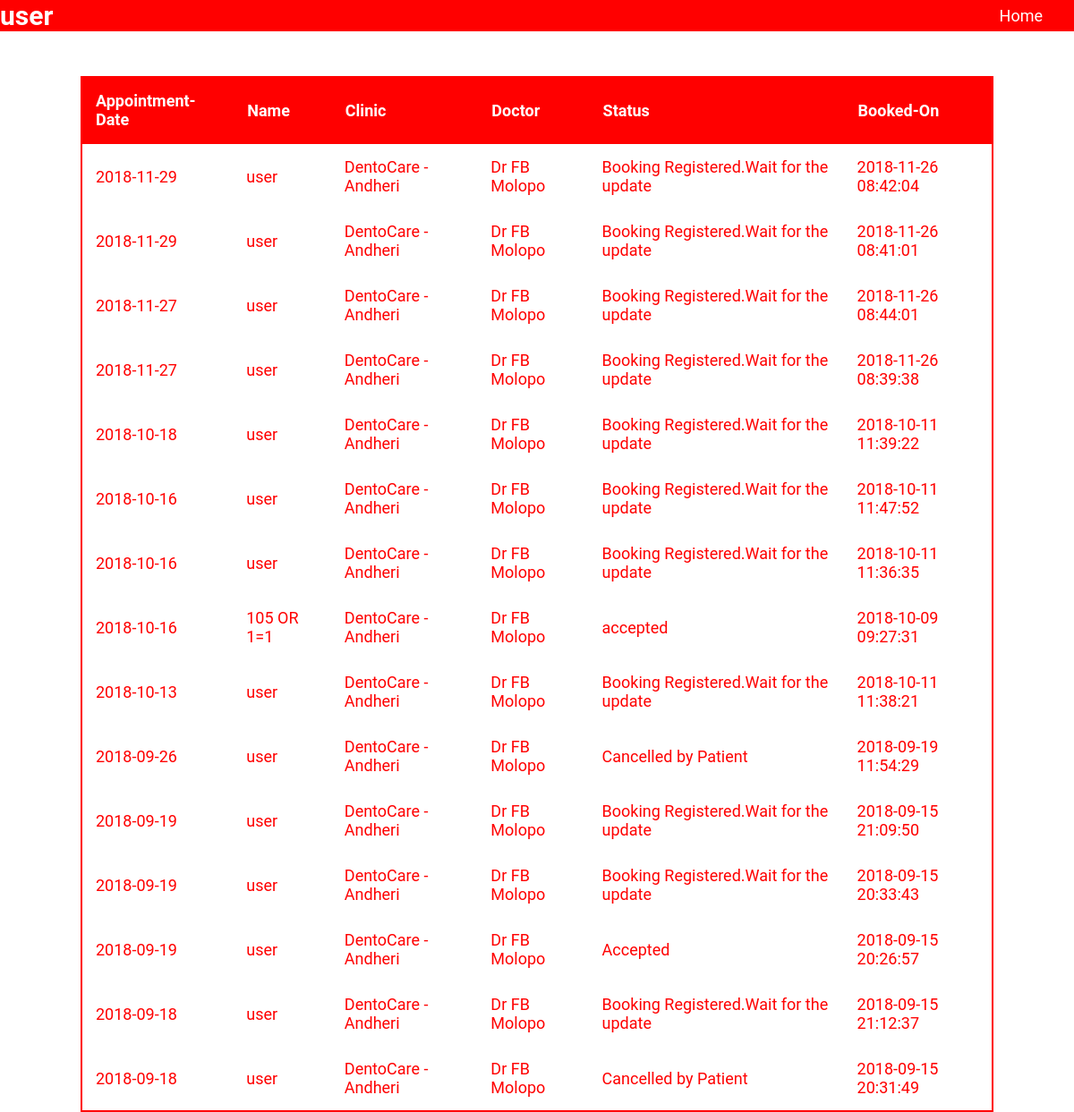
/Sydney/viewpatientappointments.php (signed in), run on the app's committed database.
### tables this page shows
CREATE TABLE `book` (
  `id` int(11) NOT NULL,
  `Username` varchar(30) NOT NULL,
  `Fname` varchar(30) NOT NULL,
  `Gender` varchar(10) NOT NULL,
  `CID` int(5) NOT NULL,
  `DID` int(5) NOT NULL,
  `DOV` date NOT NULL,
  `Timestamp` datetime NOT NULL,
  `Status` varchar(100) NOT NULL
);

CREATE TABLE `clinic` (
  `cid` int(11) NOT NULL,
  `name` varchar(30) NOT NULL,
  `address` varchar(100) NOT NULL,
  `town` varchar(30) NOT NULL,
  `city` varchar(30) NOT NULL,
  `contact` bigint(20) NOT NULL,
  `mid` varchar(5) DEFAULT NULL
);

CREATE TABLE `doctor` (
  `did` int(11) NOT NULL,
  `name` varchar(30) NOT NULL,
  `gender` varchar(30) NOT NULL,
  `dob` date NOT NULL,
  `experience` int(11) NOT NULL,
  `specialization` varchar(30) NOT NULL,
  `contact` bigint(20) NOT NULL,
  `address` varchar(100) NOT NULL,
  `username` varchar(30) NOT NULL,
  `password` varchar(30) NOT NULL,
  `region` varchar(30) NOT NULL
);

### Sydney/viewpatientappointments.php (the view, shortened to what this page needs)
<html>
<head>
<link rel="stylesheet" href="main.css">
</head><?php include "dbconfig.php"; ?>
<body>
<div class="header">
				<ul>
					<li style="float:left;border-right:none"><strong><?php session_start(); echo $_SESSION['user']; ?></strong></li>
					<li><a href="ulogin.php">Home</a></li>
				</ul>
</div>
<center>
	<?php
	$name=$_SESSION['username'];
	$sql1 = "Select * from book where username ='".$name."' order by DOV desc";
			$result1=mysqli_query($conn, $sql1);
                        echo
                        "
                            <table>
					<tr>
					<th>Appointment-Date</th>
					<th>Name</th>
					<th>Clinic</th>
					<th>Doctor</th>
					<th>Status</th>
					<th>Booked-On</th>
					</tr>";
			while($row1 = mysqli_fetch_array($result1))
			{
				$sql2="SELECT * from doctor where did=".$row1['DID'];
				$result2= mysqli_query($conn,$sql2);
				while($row2= mysqli_fetch_array($result2))
				{
					$sql3="SELECT * from clinic where CID=".$row1['CID'];
						$result3= mysqli_query($conn,$sql3);
						while($row3= mysqli_fetch_array($result3))
						{
								echo "<tr>";
								echo "<td>" . $row1['DOV'] . "</td>";
								echo "<td>" . $row1['Fname'] . "</td>";
								echo "<td>" . $row3['name']."-".$row3['town'] . "</td>";
								echo "<td>" . $row2['name'] . "</td>";
								echo "<td>" . $row1['Status'] . "</td>";
								echo "<td>" . $row1['Timestamp'] . "</td>";
								echo "</tr>";
						}
				}
			}
	?>
</center>
</body>
</html>

### Sydney/main.css (style rules this page uses)
body, html { background-color:white ; height: 100%; margin: 0; background-position: 0 7px; background-repeat: no-repeat; background-size: cover; position: relative; font-family: 'Roboto', sans-serif; background-image: url(images/gmans.png) ; background-position: center; }
tr:nth-child(even) { background-color: grey; }
html * { -webkit-font-smoothing: antialiased; -moz-osx-font-smoothing: grayscale; }
a { font-size: 18px; color: white; text-decoration: none; font-family: 'Roboto', sans-serif; }
strong { color: white; font-size: 30px; font-family: 'Roboto', sans-serif; }
ul { list-style-type: none; margin: 0; padding: 0; overflow: hidden; background-color: red; font-family: 'Roboto', sans-serif; }
li { float: right; font-family: 'Roboto', sans-serif; }
li a { display: block; color: white; text-align: center; padding: 7px 35px; text-decoration: none; font-family: 'Roboto', sans-serif; }

### Sydney/viewpatientappointments.php (style rules this page uses)
table { width: 85%; border-collapse: collapse; border: 2px solid red; padding: 5px; font-size: 18px; margin-top: 50px; border-radius: 3px; }
th { border: 2px solid red; background-color: red; color: white; text-align: left; font-family: 'Roboto', sans-serif; padding:15px; text-align: left; }
tr,td { padding:15px; text-align: left; background-color: white; color: red; font-family: 'Roboto', sans-serif; }

### data on the page
book: DOV "2018-11-29", Fname "user", Status "Booking Registered.Wait for the update", Timestamp "2018-11-26 08:42:04"
doctor: name "Dr FB Molopo"
clinic: name "DentoCare", town "Andheri"
book: DOV "2018-11-29", Fname "user", Status "Booking Registered.Wait for the update", Timestamp "2018-11-26 08:41:01"
book: DOV "2018-11-27", Fname "user", Status "Booking Registered.Wait for the update", Timestamp "2018-11-26 08:44:01"
book: DOV "2018-11-27", Fname "user", Status "Booking Registered.Wait for the update", Timestamp "2018-11-26 08:39:38"
book: DOV "2018-10-18", Fname "user", Status "Booking Registered.Wait for the update", Timestamp "2018-10-11 11:39:22"
book: DOV "2018-10-16", Fname "user", Status "Booking Registered.Wait for the update", Timestamp "2018-10-11 11:47:52"
book: DOV "2018-10-16", Fname "user", Status "Booking Registered.Wait for the update", Timestamp "2018-10-11 11:36:35"
book: DOV "2018-10-16", Fname "105 OR 1=1", Status "accepted", Timestamp "2018-10-09 09:27:31"
book: DOV "2018-10-13", Fname "user", Status "Booking Registered.Wait for the update", Timestamp "2018-10-11 11:38:21"
book: DOV "2018-09-26", Fname "user", Status "Cancelled by Patient", Timestamp "2018-09-19 11:54:29"
book: DOV "2018-09-19", Fname "user", Status "Booking Registered.Wait for the update", Timestamp "2018-09-15 21:09:50"
book: DOV "2018-09-19", Fname "user", Status "Booking Registered.Wait for the update", Timestamp "2018-09-15 20:33:43"
book: DOV "2018-09-19", Fname "user", Status "Accepted", Timestamp "2018-09-15 20:26:57"
book: DOV "2018-09-18", Fname "user", Status "Booking Registered.Wait for the update", Timestamp "2018-09-15 21:12:37"
book: DOV "2018-09-18", Fname "user", Status "Cancelled by Patient", Timestamp "2018-09-15 20:31:49"

### other printed values
$_SESSION['user'] "user"
